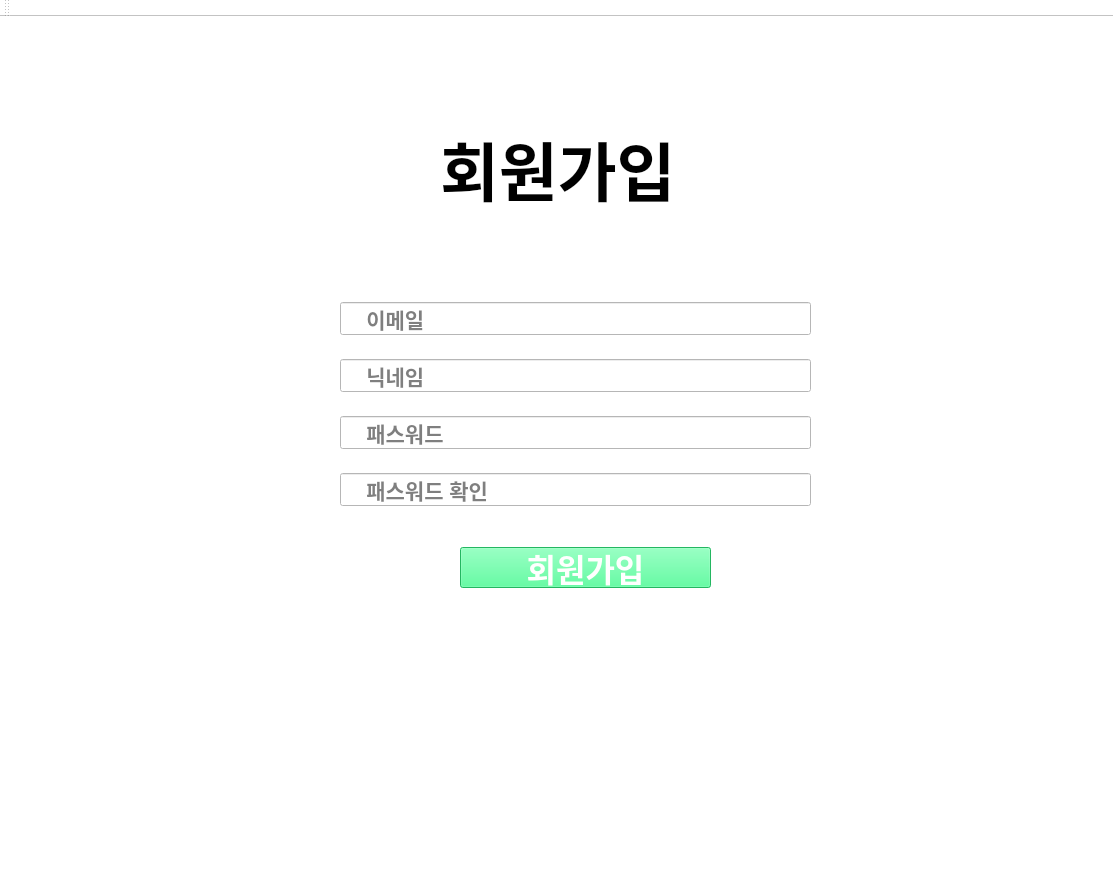
<?xml version="1.0" encoding="UTF-8"?>
<ui version="4.0">
 <class>SigninWindow</class>
 <widget class="QMainWindow" name="SigninWindow">
  <property name="geometry">
   <rect>
    <x>0</x>
    <y>0</y>
    <width>1113</width>
    <height>883</height>
   </rect>
  </property>
  <property name="windowTitle">
   <string>SignInWindow</string>
  </property>
  <property name="styleSheet">
   <string notr="true">background-color: rgb(255, 255, 255)</string>
  </property>
  <widget class="QWidget" name="centralwidget">
   <widget class="QPushButton" name="login_button">
    <property name="geometry">
     <rect>
      <x>460</x>
      <y>530</y>
      <width>251</width>
      <height>41</height>
     </rect>
    </property>
    <property name="palette">
     <palette>
      <active>
       <colorrole role="WindowText">
        <brush brushstyle="SolidPattern">
         <color alpha="255">
          <red>255</red>
          <green>255</green>
          <blue>255</blue>
         </color>
        </brush>
       </colorrole>
       <colorrole role="Button">
        <brush brushstyle="SolidPattern">
         <color alpha="255">
          <red>51</red>
          <green>255</green>
          <blue>136</blue>
         </color>
        </brush>
       </colorrole>
       <colorrole role="Text">
        <brush brushstyle="SolidPattern">
         <color alpha="255">
          <red>255</red>
          <green>255</green>
          <blue>255</blue>
         </color>
        </brush>
       </colorrole>
       <colorrole role="ButtonText">
        <brush brushstyle="SolidPattern">
         <color alpha="255">
          <red>255</red>
          <green>255</green>
          <blue>255</blue>
         </color>
        </brush>
       </colorrole>
       <colorrole role="Base">
        <brush brushstyle="SolidPattern">
         <color alpha="255">
          <red>51</red>
          <green>255</green>
          <blue>136</blue>
         </color>
        </brush>
       </colorrole>
       <colorrole role="Window">
        <brush brushstyle="SolidPattern">
         <color alpha="255">
          <red>51</red>
          <green>255</green>
          <blue>136</blue>
         </color>
        </brush>
       </colorrole>
       <colorrole role="PlaceholderText">
        <brush brushstyle="NoBrush">
         <color alpha="128">
          <red>255</red>
          <green>255</green>
          <blue>255</blue>
         </color>
        </brush>
       </colorrole>
      </active>
      <inactive>
       <colorrole role="WindowText">
        <brush brushstyle="SolidPattern">
         <color alpha="255">
          <red>255</red>
          <green>255</green>
          <blue>255</blue>
         </color>
        </brush>
       </colorrole>
       <colorrole role="Button">
        <brush brushstyle="SolidPattern">
         <color alpha="255">
          <red>51</red>
          <green>255</green>
          <blue>136</blue>
         </color>
        </brush>
       </colorrole>
       <colorrole role="Text">
        <brush brushstyle="SolidPattern">
         <color alpha="255">
          <red>255</red>
          <green>255</green>
          <blue>255</blue>
         </color>
        </brush>
       </colorrole>
       <colorrole role="ButtonText">
        <brush brushstyle="SolidPattern">
         <color alpha="255">
          <red>255</red>
          <green>255</green>
          <blue>255</blue>
         </color>
        </brush>
       </colorrole>
       <colorrole role="Base">
        <brush brushstyle="SolidPattern">
         <color alpha="255">
          <red>51</red>
          <green>255</green>
          <blue>136</blue>
         </color>
        </brush>
       </colorrole>
       <colorrole role="Window">
        <brush brushstyle="SolidPattern">
         <color alpha="255">
          <red>51</red>
          <green>255</green>
          <blue>136</blue>
         </color>
        </brush>
       </colorrole>
       <colorrole role="PlaceholderText">
        <brush brushstyle="NoBrush">
         <color alpha="128">
          <red>255</red>
          <green>255</green>
          <blue>255</blue>
         </color>
        </brush>
       </colorrole>
      </inactive>
      <disabled>
       <colorrole role="WindowText">
        <brush brushstyle="SolidPattern">
         <color alpha="255">
          <red>255</red>
          <green>255</green>
          <blue>255</blue>
         </color>
        </brush>
       </colorrole>
       <colorrole role="Button">
        <brush brushstyle="SolidPattern">
         <color alpha="255">
          <red>51</red>
          <green>255</green>
          <blue>136</blue>
         </color>
        </brush>
       </colorrole>
       <colorrole role="Text">
        <brush brushstyle="SolidPattern">
         <color alpha="255">
          <red>255</red>
          <green>255</green>
          <blue>255</blue>
         </color>
        </brush>
       </colorrole>
       <colorrole role="ButtonText">
        <brush brushstyle="SolidPattern">
         <color alpha="255">
          <red>255</red>
          <green>255</green>
          <blue>255</blue>
         </color>
        </brush>
       </colorrole>
       <colorrole role="Base">
        <brush brushstyle="SolidPattern">
         <color alpha="255">
          <red>51</red>
          <green>255</green>
          <blue>136</blue>
         </color>
        </brush>
       </colorrole>
       <colorrole role="Window">
        <brush brushstyle="SolidPattern">
         <color alpha="255">
          <red>51</red>
          <green>255</green>
          <blue>136</blue>
         </color>
        </brush>
       </colorrole>
       <colorrole role="PlaceholderText">
        <brush brushstyle="NoBrush">
         <color alpha="128">
          <red>255</red>
          <green>255</green>
          <blue>255</blue>
         </color>
        </brush>
       </colorrole>
      </disabled>
     </palette>
    </property>
    <property name="font">
     <font>
      <family>나눔스퀘어 Bold</family>
      <pointsize>24</pointsize>
      <weight>75</weight>
      <bold>true</bold>
     </font>
    </property>
    <property name="styleSheet">
     <string notr="true">background-color: rgb(51, 255, 136);
color: rgb(255, 255, 255);</string>
    </property>
    <property name="text">
     <string>회원가입</string>
    </property>
   </widget>
   <widget class="QLabel" name="label">
    <property name="geometry">
     <rect>
      <x>440</x>
      <y>90</y>
      <width>241</width>
      <height>121</height>
     </rect>
    </property>
    <property name="font">
     <font>
      <family>나눔고딕 ExtraBold</family>
      <pointsize>48</pointsize>
      <weight>75</weight>
      <bold>true</bold>
     </font>
    </property>
    <property name="text">
     <string>회원가입</string>
    </property>
    <property name="textFormat">
     <enum>Qt::AutoText</enum>
    </property>
   </widget>
   <widget class="QWidget" name="">
    <property name="geometry">
     <rect>
      <x>340</x>
      <y>267</y>
      <width>471</width>
      <height>241</height>
     </rect>
    </property>
    <layout class="QVBoxLayout" name="verticalLayout">
     <item>
      <widget class="QLineEdit" name="email_input">
       <property name="font">
        <font>
         <family>Arial</family>
         <pointsize>16</pointsize>
         <weight>75</weight>
         <bold>true</bold>
        </font>
       </property>
       <property name="placeholderText">
        <string>    이메일</string>
       </property>
      </widget>
     </item>
     <item>
      <widget class="QLineEdit" name="nickname_input">
       <property name="font">
        <font>
         <family>Arial</family>
         <pointsize>16</pointsize>
         <weight>75</weight>
         <bold>true</bold>
        </font>
       </property>
       <property name="placeholderText">
        <string>    닉네임</string>
       </property>
      </widget>
     </item>
     <item>
      <widget class="QLineEdit" name="passwd_input">
       <property name="font">
        <font>
         <family>Arial</family>
         <pointsize>16</pointsize>
         <weight>75</weight>
         <bold>true</bold>
        </font>
       </property>
       <property name="placeholderText">
        <string>    패스워드</string>
       </property>
      </widget>
     </item>
     <item>
      <widget class="QLineEdit" name="passwd_confirm">
       <property name="font">
        <font>
         <family>Arial</family>
         <pointsize>16</pointsize>
         <weight>75</weight>
         <bold>true</bold>
        </font>
       </property>
       <property name="placeholderText">
        <string>    패스워드 확인</string>
       </property>
      </widget>
     </item>
    </layout>
   </widget>
  </widget>
  <widget class="QMenuBar" name="menubar">
   <property name="geometry">
    <rect>
     <x>0</x>
     <y>0</y>
     <width>1113</width>
     <height>21</height>
    </rect>
   </property>
  </widget>
  <widget class="QStatusBar" name="statusbar"/>
  <widget class="QToolBar" name="toolBar">
   <property name="windowTitle">
    <string>toolBar</string>
   </property>
   <attribute name="toolBarArea">
    <enum>TopToolBarArea</enum>
   </attribute>
   <attribute name="toolBarBreak">
    <bool>false</bool>
   </attribute>
  </widget>
 </widget>
 <resources>
  <include location="../../../Pictures/캡디/myres.qrc"/>
  <include location="../../../AppData/Pictures/캡디/myres.qrc"/>
 </resources>
 <connections/>
</ui>
